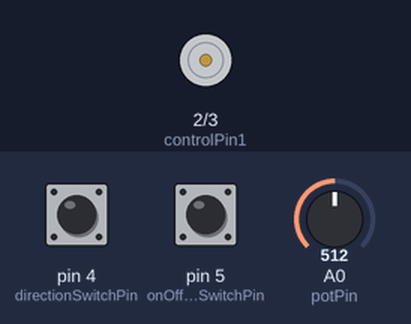
The sketch below on a simulated Arduino Uno, built with avr-gcc and run on an emulated ATmega328P. Parts: motor-driver pin pairs drawn as motors (green arrow = first pin HIGH = forward, orange = second pin HIGH = backward, longer = more drive, scaled by the enable pin). The test bench sets the inputs (shaded band); at power-on: pin 4 (directionSwitchPin) LOW, pin 5 (onOffSwitchStateSwitchPin) LOW, A0 (potPin) = 512.

Above: at 1.2 s.
1.3 s: pin 4 (directionSwitchPin) pulled HIGH for 0.15 s
2.9 s: pin 5 (onOffSwitchStateSwitchPin) pulled HIGH for 0.15 s
At 3.7 s:
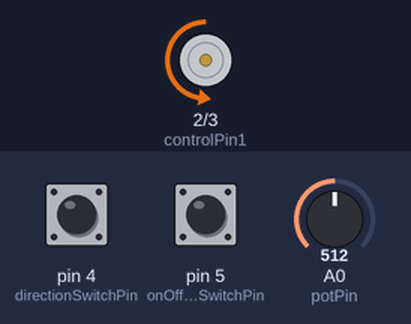
4.5 s: A0 (potPin) set to 716
At 4.9 s:
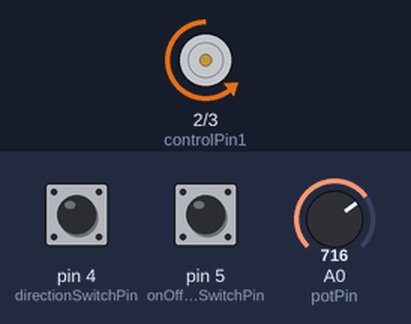
6.0 s: A0 (potPin) set to 900
At 7.2 s:
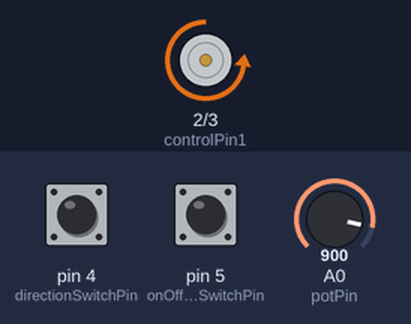
7.5 s: pin 4 (directionSwitchPin) pulled HIGH for 1 s
At 8.4 s:
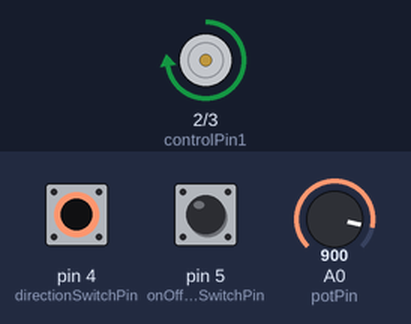
10.0 s: A0 (potPin) set to 511
At 10.3 s:
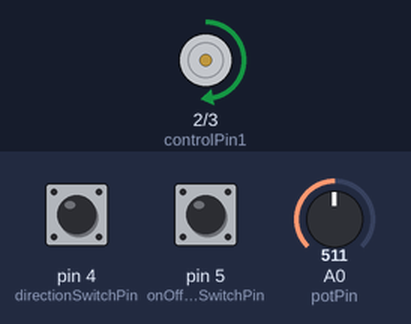
Timing chart, 0 to 12.5 s (numbered marks = the images above; inputs shaded):
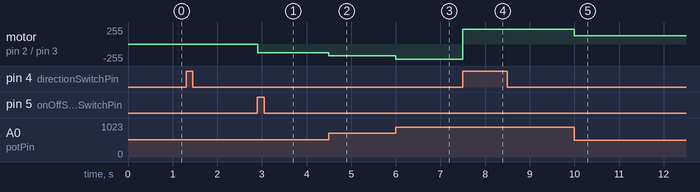

The sketch:

motore_con_ponte_H.ino
```cpp
const int controlPin1 = 2;
const int controlPin2 = 3;
const int enablePin = 9;
const int directionSwitchPin = 4;
const int onOffSwitchStateSwitchPin = 5;
const int potPin = A0;

int onOffSwitchState = 0;
int previusOnOffSwitchState = 0;
int directionSwitchState = 0;
int previusDirectionSwitchState = 0;
int motorEnabled = 0;
int motorSpeed = 0;
int motorDirection = 1;


void setup() {
  pinMode(directionSwitchPin, INPUT);
  pinMode(onOffSwitchStateSwitchPin, INPUT);
  pinMode(controlPin1, OUTPUT);
  pinMode(controlPin2, OUTPUT);
  pinMode(enablePin, OUTPUT);

  digitalWrite(enablePin, LOW);
}

void loop() {
  onOffSwitchState = digitalRead(onOffSwitchStateSwitchPin);
  delay(1);

  directionSwitchState = digitalRead(directionSwitchPin);

  motorSpeed = analogRead(potPin)/4;

  if(onOffSwitchState != previusOnOffSwitchState){
    if(onOffSwitchState == HIGH){
      motorEnabled = !motorEnabled;
    }
  }

  if(directionSwitchState != previusDirectionSwitchState){
    if(directionSwitchState == HIGH){
      motorDirection = !motorDirection;
    }
  }

  if(motorDirection == 1){
    digitalWrite(controlPin1, HIGH);
    digitalWrite(controlPin2, LOW);
  }else{
    digitalWrite(controlPin1, LOW);
    digitalWrite(controlPin2, HIGH);
  }

  if(motorEnabled == 1){
    analogWrite(enablePin, motorSpeed);
  }else{
    analogWrite(enablePin, 0);
  }

  previusDirectionSwitchState = directionSwitchState;
  previusOnOffSwitchState = onOffSwitchState;

}
```

Measured:
- after the input at 2.9 s, motor on pin 2 (controlPin1) / pin 3 (controlPin2): stopped → backward 128/255 at once
- after the input at 4.5 s, motor on pin 2 (controlPin1) / pin 3 (controlPin2): backward 128/255 → backward 179/255 at once
- after the input at 6.0 s, motor on pin 2 (controlPin1) / pin 3 (controlPin2): backward 179/255 → backward 225/255 at once
- after the input at 7.5 s, motor on pin 2 (controlPin1) / pin 3 (controlPin2): backward 225/255 → forward 225/255 at once
- after the input at 10.0 s, motor on pin 2 (controlPin1) / pin 3 (controlPin2): forward 225/255 → forward 127/255 at once
